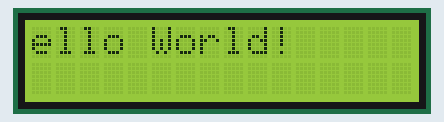
This sketch was run on a simulated Arduino Uno, built with avr-gcc and run on an emulated ATmega328P. Parts: 16×2 character LCD.

Above: at 0.22 s.
At 1.12 s:
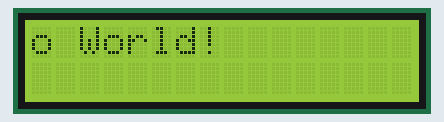
At 1.73 s:
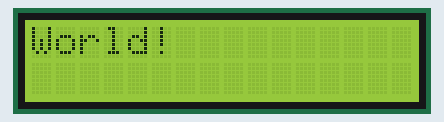
At 3.4 s:
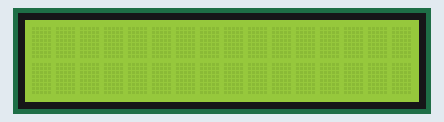
At 8.05 s:
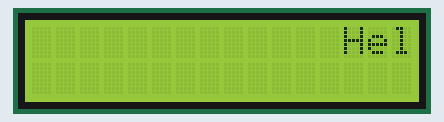
At 12.86 s:
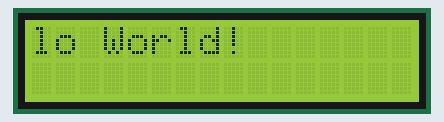

Measured:
- by itself, everything shown: repeats every 12.0 s, in 28 steps
- what the display in image 3 shows lasts 3.9 s, from 3.4 s to 7.3 s

The sketch:

Sketch.ino
```cpp
#include <Wire.h>
#include <LiquidCrystal_I2C.h>

// Set the LCD address (usually 0x27 or 0x3F) and size (16x2)
LiquidCrystal_I2C lcd(0x27, 16, 2);

void setup() {
  lcd.init();          // Initialize the LCD
  lcd.backlight();     // Turn on the backlight
  lcd.print("Hello World!");
}

void loop() {
  lcd.scrollDisplayLeft(); // Scroll display left
  delay(300);              // Adjust speed
}
```
